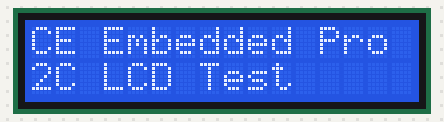
Bench run of a sketch on a simulated Arduino Uno, built with avr-gcc and run on an emulated ATmega328P. On the bench: 16×2 character LCD.

Above: at 0.24 s.
At 1.14 s:
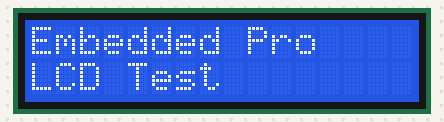
At 2.34 s:
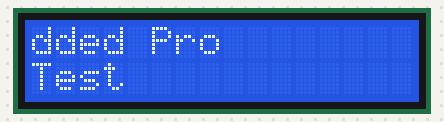
At 4.7 s:
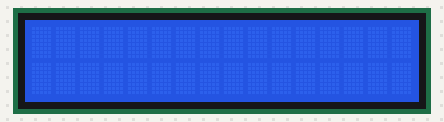
At 8.66 s:
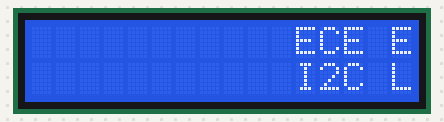
At 12.88 s:
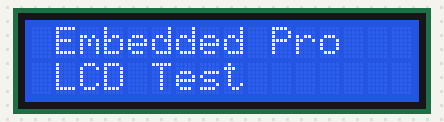

The sketch:

code.ino
```cpp
#include <Wire.h>
#include <LiquidCrystal_I2C.h>

// Set the LCD address to 0x27 for a 16 chars and 2 line display
LiquidCrystal_I2C lcd(0x27,16,2);

void setup() {
  lcd.init();
  lcd.backlight();
  lcd.setCursor(0,0);
  lcd.print("ECE Embedded Pro");
  lcd.setCursor(0,1);
  lcd.print("I2C LCD Test");
}

void loop() {
  lcd.scrollDisplayLeft();
  delay(300);
}
```

Measured:
- by itself, everything shown: repeats every 12.0 s, in 32 steps
- what the display in image 3 shows lasts 2.7 s, from 4.6 s to 7.3 s
